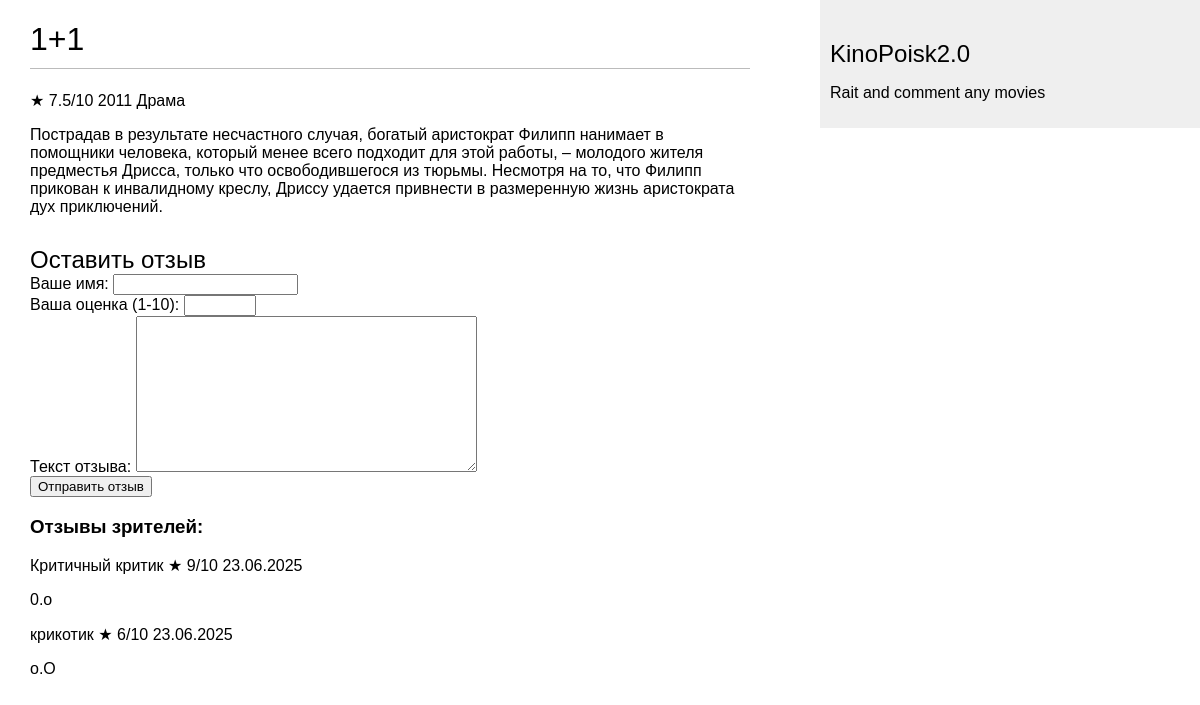
The app's page /movies/3/ with its own data.
### movies/models.py (models this page shows, shortened)
class Movie(models.Model):
    title = models.CharField(max_length=50)
    slug = models.SlugField(max_length=50, unique=True, default='')
    genre = models.ForeignKey(Genre, on_delete=models.SET_NULL, null=True)
    year = models.IntegerField()
    description = models.TextField(blank=True)
    rating = models.DecimalField(max_digits=3,
                                 decimal_places=1,
                                 default='')
    class Meta:
        ordering = ['title']

class Genre(models.Model):
    name = models.CharField(max_length=50)
    def __str__(self):
        return self.name

class Review(models.Model):
    movie = models.ForeignKey(Movie,
                             related_name='reviews',
                             on_delete=models.CASCADE)
    text = models.TextField()
    rating = models.IntegerField()
    author = models.CharField(max_length=50)
    publish = models.DateTimeField(default=timezone.now)
    created_at = models.DateTimeField(auto_now_add=True)
    updated = models.DateTimeField(auto_now=True)

### movies/views.py (the view)
# urls.py: path('<int:pk>/', views.movie_detail, name='movie_detail'),
def movie_detail(request, pk):
    movie = get_object_or_404(Movie, pk=pk)
    reviews = Review.objects.filter(movie=movie)
    if request.method == 'POST':
        form = ReviewForm(request.POST)
        reviews = Review.objects.filter(movie=movie)
        if form.is_valid():
            Review.objects.create(text = form.cleaned_data['text'],
                                  rating = form.cleaned_data['rating'],
                                  author = form.cleaned_data['author'],
                                  movie = movie)
            user_raiting = sum(Review.objects.filter(movie=movie).values_list('rating', flat=True))
            movie.rating = user_raiting / len(reviews)
            movie.save()
    else:
        form = ReviewForm()
    return render(request,
                  'site/movie/movie_detail.html',
                  {'movie': movie,
                   'reviews': reviews,
                   'form': form})

### movies/forms.py
class ReviewForm(forms.Form):
    text = forms.CharField(widget=forms.Textarea)
    rating = forms.DecimalField(max_value=10,
                                min_value=1,
                                max_digits=3,
                                decimal_places=1,
                                step_size=0.5)
    author = forms.CharField(max_length=50)

### templates/site/movie/movie_detail.html (shortened to what this page needs)
{% extends 'site/base.html' %}
{% block content %}
<div class="movie-detail-container">
    <div class="movie-info">
        <h1 class="movie-title">{{ movie.title }}</h1>
        <div class="movie-meta">
            <span class="movie-rating">
                ★ {{ movie.rating }}/10
            </span>
            <span class="movie-year">
                {{ movie.year }}
            </span>
            {% if movie.genre %}
            <span class="movie-genre">
                {{ movie.genre }}
            </span>
            {% endif %}
        </div>
        <div class="movie-description">
            <p>{{ movie.description }}</p>
        </div>
    </div>
    <div class="review-section">
        <h2>Оставить отзыв</h2>
        <form method="post" class="review-form">
            <div class="form-group">
                <label for="id_author">Ваше имя:</label>
                {{ form.author }}
            </div>
            <div class="form-group">
                <label for="id_rating">Ваша оценка (1-10):</label>
                {{ form.rating }}
            </div>
            <div class="form-group">
                <label for="id_text">Текст отзыва:</label>
                {{ form.text }}
            </div>
            <button type="submit" class="submit-button">Отправить отзыв</button>
        </form>
        {% if reviews %}
        <div class="reviews-list">
            <h3>Отзывы зрителей:</h3>
            {% for review in reviews %}
            <div class="review">
                <div class="review-header">
                    <span class="review-author">{{ review.author }}</span>
                    <span class="review-rating">★ {{ review.rating }}/10</span>
                    <span class="review-date">{{ review.created_at|date:"d.m.Y" }}</span>
                </div>
                <p class="review-text">{{ review.text }}</p>
            </div>
            {% endfor %}
        </div>
        {% endif %}
    </div>
</div>
{% endblock %}

### records on screen
Movie: title "1+1", rating "7.5", year "2011", genre "Драма", description "Пострадав в результате несчастного случая, богатый аристократ Филипп нанимает в помощники человека, который менее всего подходит для этой работы, – молодого жителя предместья Дрисса, только что освободившегося из тюрьмы. Несмотря на то, что Филипп прикован к инвалидному креслу, Дриссу удается привнести в размеренную жизнь аристократа дух приключений."
Review: author "Критичный критик", rating "9", created_at "23.06.2025", text "0.о"
Review: author "крикотик", rating "6", created_at "23.06.2025", text "о.О"
